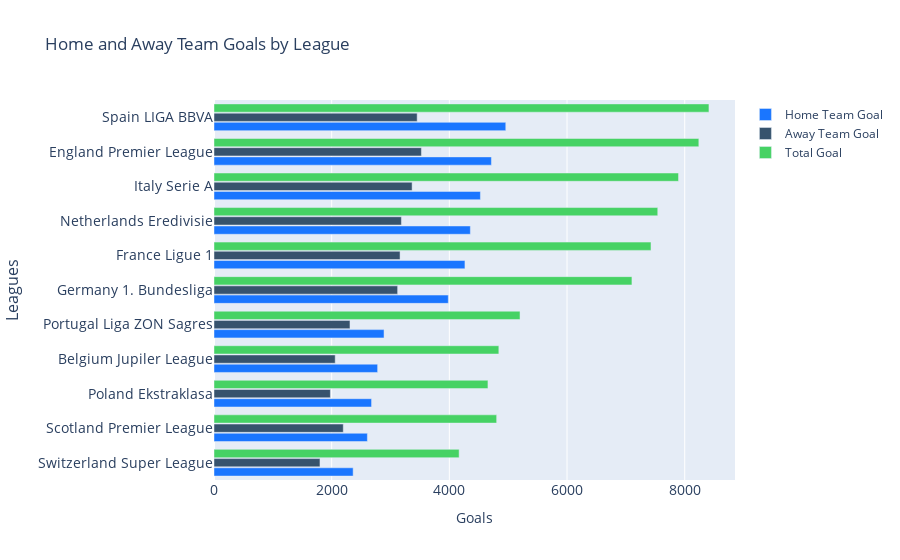

The notebook cell this image was saved under:
### Code cell
# horizontal bar chart in descending order 
fig = go.Figure()

data=goals_df

fig.add_trace(go.Bar(x=goals_df['home_team_goal'], y = list(goals_df.index),
                    name='Home Team Goal',
                    orientation = 'h',
                    marker_color='rgb(26, 118, 255)'
                    )
             )

fig.add_trace(go.Bar(x=goals_df['away_team_goal'], y = list(goals_df.index),
                    name='Away Team Goal',
                    orientation = 'h',
                    marker_color='rgb(55, 83, 109)'
                    )
             )

fig.add_trace(go.Bar(x=goals_df['total_goals'], y = list(goals_df.index),
                    name='Total Goal',
                    orientation = 'h',
                    marker_color='rgb(70, 210, 100)'
                    )
             )

fig.update_layout(
    title='Home and Away Team Goals by League',
    xaxis=dict(
        title='Goals',
        titlefont_size=14,
        tickfont_size=14,
    ),
    yaxis=dict(
        title='Leagues',
        titlefont_size=16,
        tickfont_size=14,
    ),
    barmode='group',
    bargap=0.20, # gap between bars of adjacent location coordinates.
    bargroupgap=0.1 # gap between bars of the same location coordinate.
    )
fig.show()

### Figure 1 — Plotly figure (JSON) as saved in the notebook; plotly's stock layout.template omitted (floating-point values rounded to 4 significant figures)
{"data": [{"marker": {"color": "rgb(26, 118, 255)"}, "name": "Home Team Goal", "orientation": "h", "type": "bar", "x": [2365, 2607, 2678, 2781, 2890, 3982, 4265, 4357, 4528, 4715, 4959], "y": ["Switzerland Super League", "Scotland Premier League", "Poland Ekstraklasa", "Belgium Jupiler League", "Portugal Liga ZON Sagres", "Germany 1. Bundesliga", "France Ligue 1", "Netherlands Eredivisie", "Italy Serie A", "England Premier League", "Spain LIGA BBVA"]}, {"marker": {"color": "rgb(55, 83, 109)"}, "name": "Away Team Goal", "orientation": "h", "type": "bar", "x": [1801, 2197, 1978, 2060, 2311, 3121, 3162, 3185, 3367, 3525, 3453], "y": ["Switzerland Super League", "Scotland Premier League", "Poland Ekstraklasa", "Belgium Jupiler League", "Portugal Liga ZON Sagres", "Germany 1. Bundesliga", "France Ligue 1", "Netherlands Eredivisie", "Italy Serie A", "England Premier League", "Spain LIGA BBVA"]}, {"marker": {"color": "rgb(70, 210, 100)"}, "name": "Total Goal", "orientation": "h", "type": "bar", "x": [4166, 4804, 4656, 4841, 5201, 7103, 7427, 7542, 7895, 8240, 8412], "y": ["Switzerland Super League", "Scotland Premier League", "Poland Ekstraklasa", "Belgium Jupiler League", "Portugal Liga ZON Sagres", "Germany 1. Bundesliga", "France Ligue 1", "Netherlands Eredivisie", "Italy Serie A", "England Premier League", "Spain LIGA BBVA"]}], "layout": {"bargap": 0.2, "bargroupgap": 0.1, "barmode": "group", "title": {"text": "Home and Away Team Goals by League"}, "xaxis": {"tickfont": {"size": 14}, "title": {"font": {"size": 14}, "text": "Goals"}}, "yaxis": {"tickfont": {"size": 14}, "title": {"font": {"size": 16}, "text": "Leagues"}}}}
